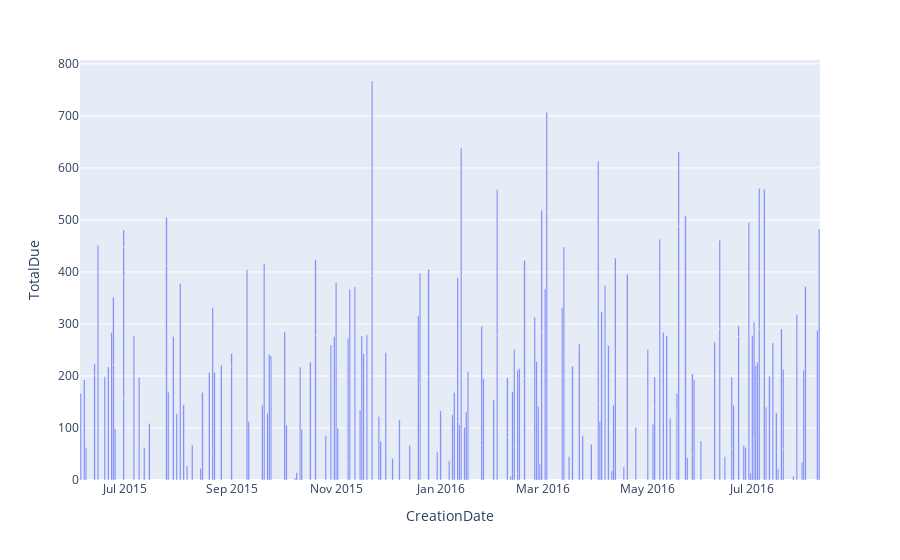

The code cell stored with this chart in its notebook:
### Code cell
#Now we'll make a simple bar chart of sales by year
fig = px.bar(df, x='CreationDate', y='TotalDue')
fig.show()

### Figure 1 — Plotly figure (JSON) as saved in the notebook; plotly's stock layout.template omitted (floating-point values rounded to 4 significant figures; data arrays with more than 128 entries replaced by an {"elided": "..."} marker saying what was removed)
{"data": [{"alignmentgroup": "True", "hovertemplate": "CreationDate=%{x}<br>TotalDue=%{y}<extra></extra>", "legendgroup": "", "marker": {"color": "#636efa", "pattern": {"shape": ""}}, "name": "", "offsetgroup": "", "orientation": "v", "showlegend": false, "textposition": "auto", "type": "bar", "x": {"elided": "200 str values"}, "xaxis": "x", "y": {"elided": "200 float values"}, "yaxis": "y"}], "layout": {"barmode": "relative", "legend": {"tracegroupgap": 0}, "margin": {"t": 60}, "xaxis": {"anchor": "y", "domain": [0, 1], "title": {"text": "CreationDate"}}, "yaxis": {"anchor": "x", "domain": [0, 1], "title": {"text": "TotalDue"}}}}
